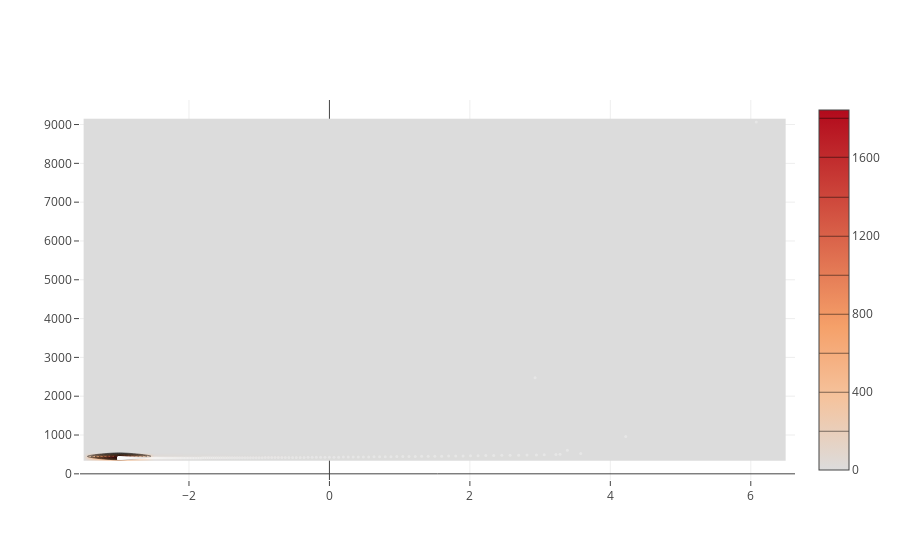

Notebook cell for this chart:
### Code cell
from plotly.graph_objs import *
import numpy as np

x = PPlt[1]
y = CF
iplot([Histogram2dContour(x=x, y=y, contours=Contours(coloring='heatmap')),
       Scatter(x=x, y=y, mode='markers', marker=Marker(color='white', size=3, opacity=0.3))], show_link=False)

### Figure 1 — Plotly figure (JSON) as saved in the notebook; plotly's stock layout.template omitted (floating-point values rounded to 4 significant figures; data arrays with more than 128 entries replaced by an {"elided": "..."} marker saying what was removed)
{"data": [{"contours": {"coloring": "heatmap"}, "type": "histogram2dcontour", "x": {"elided": "2000 float values"}, "y": {"elided": "2000 float values"}}, {"marker": {"color": "white", "opacity": 0.3, "size": 3}, "mode": "markers", "type": "scatter", "x": {"elided": "2000 float values"}, "y": {"elided": "2000 float values"}}], "layout": {}}
